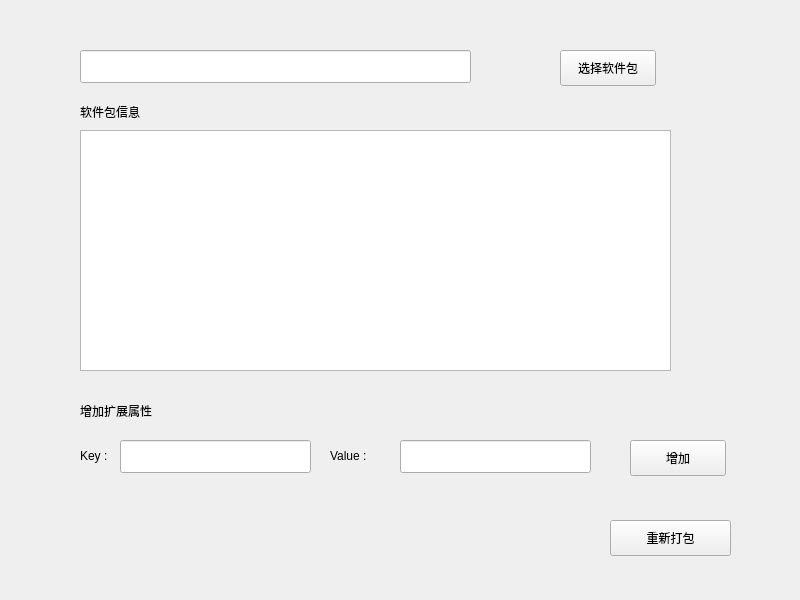
<?xml version="1.0" encoding="UTF-8"?>
<ui version="4.0">
 <class>Widget</class>
 <widget class="QWidget" name="Widget">
  <property name="geometry">
   <rect>
    <x>0</x>
    <y>0</y>
    <width>800</width>
    <height>600</height>
   </rect>
  </property>
  <property name="windowTitle">
   <string>Widget</string>
  </property>
  <widget class="QPushButton" name="pushButton">
   <property name="geometry">
    <rect>
     <x>560</x>
     <y>50</y>
     <width>96</width>
     <height>36</height>
    </rect>
   </property>
   <property name="text">
    <string>选择软件包</string>
   </property>
  </widget>
  <widget class="QLineEdit" name="lineEdit">
   <property name="geometry">
    <rect>
     <x>80</x>
     <y>50</y>
     <width>391</width>
     <height>33</height>
    </rect>
   </property>
   <property name="text">
    <string/>
   </property>
   <property name="readOnly">
    <bool>true</bool>
   </property>
  </widget>
  <widget class="QLabel" name="label">
   <property name="geometry">
    <rect>
     <x>80</x>
     <y>390</y>
     <width>101</width>
     <height>41</height>
    </rect>
   </property>
   <property name="text">
    <string>增加扩展属性</string>
   </property>
  </widget>
  <widget class="QLabel" name="label_2">
   <property name="geometry">
    <rect>
     <x>80</x>
     <y>440</y>
     <width>41</width>
     <height>31</height>
    </rect>
   </property>
   <property name="text">
    <string>Key :</string>
   </property>
  </widget>
  <widget class="QLineEdit" name="lineEdit_2">
   <property name="geometry">
    <rect>
     <x>120</x>
     <y>440</y>
     <width>191</width>
     <height>33</height>
    </rect>
   </property>
   <property name="text">
    <string/>
   </property>
   <property name="readOnly">
    <bool>false</bool>
   </property>
  </widget>
  <widget class="QLineEdit" name="lineEdit_3">
   <property name="geometry">
    <rect>
     <x>400</x>
     <y>440</y>
     <width>191</width>
     <height>33</height>
    </rect>
   </property>
   <property name="text">
    <string/>
   </property>
   <property name="readOnly">
    <bool>false</bool>
   </property>
  </widget>
  <widget class="QLabel" name="label_3">
   <property name="geometry">
    <rect>
     <x>330</x>
     <y>440</y>
     <width>51</width>
     <height>31</height>
    </rect>
   </property>
   <property name="text">
    <string>Value :</string>
   </property>
  </widget>
  <widget class="QPushButton" name="pushButton_2">
   <property name="geometry">
    <rect>
     <x>630</x>
     <y>440</y>
     <width>96</width>
     <height>36</height>
    </rect>
   </property>
   <property name="text">
    <string>增加</string>
   </property>
  </widget>
  <widget class="QLabel" name="label_5">
   <property name="geometry">
    <rect>
     <x>80</x>
     <y>100</y>
     <width>91</width>
     <height>23</height>
    </rect>
   </property>
   <property name="text">
    <string>软件包信息</string>
   </property>
  </widget>
  <widget class="QTextEdit" name="textEdit">
   <property name="geometry">
    <rect>
     <x>80</x>
     <y>130</y>
     <width>591</width>
     <height>241</height>
    </rect>
   </property>
  </widget>
  <widget class="QPushButton" name="pushButton_3">
   <property name="geometry">
    <rect>
     <x>610</x>
     <y>520</y>
     <width>121</width>
     <height>36</height>
    </rect>
   </property>
   <property name="text">
    <string>重新打包</string>
   </property>
  </widget>
  <widget class="QLabel" name="label_4">
   <property name="geometry">
    <rect>
     <x>120</x>
     <y>520</y>
     <width>421</width>
     <height>23</height>
    </rect>
   </property>
   <property name="text">
    <string/>
   </property>
  </widget>
 </widget>
 <resources/>
 <connections/>
</ui>
